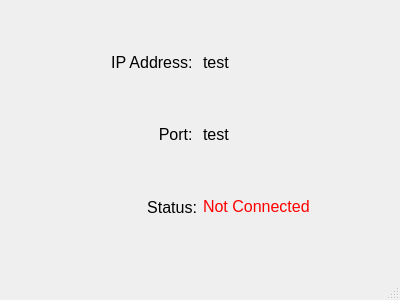
<?xml version="1.0" encoding="UTF-8"?>
<ui version="4.0">
 <class>MainWindow</class>
 <widget class="QMainWindow" name="MainWindow">
  <property name="geometry">
   <rect>
    <x>0</x>
    <y>0</y>
    <width>400</width>
    <height>300</height>
   </rect>
  </property>
  <property name="windowTitle">
   <string>MainWindow</string>
  </property>
  <widget class="QWidget" name="centralwidget">
   <widget class="QWidget" name="verticalLayoutWidget">
    <property name="geometry">
     <rect>
      <x>29</x>
      <y>29</y>
      <width>341</width>
      <height>211</height>
     </rect>
    </property>
    <layout class="QVBoxLayout" name="verticalLayout">
     <item>
      <layout class="QHBoxLayout" name="horizontalLayout">
       <item>
        <widget class="QLabel" name="ipLabel">
         <property name="font">
          <font>
           <pointsize>12</pointsize>
          </font>
         </property>
         <property name="text">
          <string>IP Address: </string>
         </property>
         <property name="alignment">
          <set>Qt::AlignRight|Qt::AlignTrailing|Qt::AlignVCenter</set>
         </property>
        </widget>
       </item>
       <item>
        <widget class="QLabel" name="ipValue">
         <property name="font">
          <font>
           <pointsize>12</pointsize>
          </font>
         </property>
         <property name="text">
          <string>test</string>
         </property>
        </widget>
       </item>
      </layout>
     </item>
     <item>
      <layout class="QHBoxLayout" name="horizontalLayout_3">
       <item>
        <widget class="QLabel" name="portLabel">
         <property name="font">
          <font>
           <pointsize>12</pointsize>
          </font>
         </property>
         <property name="text">
          <string>Port: </string>
         </property>
         <property name="alignment">
          <set>Qt::AlignRight|Qt::AlignTrailing|Qt::AlignVCenter</set>
         </property>
        </widget>
       </item>
       <item>
        <widget class="QLabel" name="portValue">
         <property name="font">
          <font>
           <pointsize>12</pointsize>
          </font>
         </property>
         <property name="text">
          <string>test</string>
         </property>
        </widget>
       </item>
      </layout>
     </item>
     <item>
      <layout class="QHBoxLayout" name="horizontalLayout_4">
       <item>
        <widget class="QLabel" name="statusLabel">
         <property name="font">
          <font>
           <pointsize>12</pointsize>
          </font>
         </property>
         <property name="text">
          <string>Status:</string>
         </property>
         <property name="alignment">
          <set>Qt::AlignRight|Qt::AlignTrailing|Qt::AlignVCenter</set>
         </property>
        </widget>
       </item>
       <item>
        <widget class="QLabel" name="statusValue">
         <property name="palette">
          <palette>
           <active>
            <colorrole role="WindowText">
             <brush brushstyle="SolidPattern">
              <color alpha="255">
               <red>0</red>
               <green>0</green>
               <blue>0</blue>
              </color>
             </brush>
            </colorrole>
            <colorrole role="Button">
             <brush brushstyle="SolidPattern">
              <color alpha="255">
               <red>255</red>
               <green>0</green>
               <blue>0</blue>
              </color>
             </brush>
            </colorrole>
            <colorrole role="Light">
             <brush brushstyle="SolidPattern">
              <color alpha="255">
               <red>255</red>
               <green>127</green>
               <blue>127</blue>
              </color>
             </brush>
            </colorrole>
            <colorrole role="Midlight">
             <brush brushstyle="SolidPattern">
              <color alpha="255">
               <red>255</red>
               <green>63</green>
               <blue>63</blue>
              </color>
             </brush>
            </colorrole>
            <colorrole role="Dark">
             <brush brushstyle="SolidPattern">
              <color alpha="255">
               <red>127</red>
               <green>0</green>
               <blue>0</blue>
              </color>
             </brush>
            </colorrole>
            <colorrole role="Mid">
             <brush brushstyle="SolidPattern">
              <color alpha="255">
               <red>170</red>
               <green>0</green>
               <blue>0</blue>
              </color>
             </brush>
            </colorrole>
            <colorrole role="Text">
             <brush brushstyle="SolidPattern">
              <color alpha="255">
               <red>0</red>
               <green>0</green>
               <blue>0</blue>
              </color>
             </brush>
            </colorrole>
            <colorrole role="BrightText">
             <brush brushstyle="SolidPattern">
              <color alpha="255">
               <red>255</red>
               <green>255</green>
               <blue>255</blue>
              </color>
             </brush>
            </colorrole>
            <colorrole role="ButtonText">
             <brush brushstyle="SolidPattern">
              <color alpha="255">
               <red>0</red>
               <green>0</green>
               <blue>0</blue>
              </color>
             </brush>
            </colorrole>
            <colorrole role="Base">
             <brush brushstyle="SolidPattern">
              <color alpha="255">
               <red>255</red>
               <green>255</green>
               <blue>255</blue>
              </color>
             </brush>
            </colorrole>
            <colorrole role="Window">
             <brush brushstyle="SolidPattern">
              <color alpha="255">
               <red>255</red>
               <green>0</green>
               <blue>0</blue>
              </color>
             </brush>
            </colorrole>
            <colorrole role="Shadow">
             <brush brushstyle="SolidPattern">
              <color alpha="255">
               <red>0</red>
               <green>0</green>
               <blue>0</blue>
              </color>
             </brush>
            </colorrole>
            <colorrole role="AlternateBase">
             <brush brushstyle="SolidPattern">
              <color alpha="255">
               <red>255</red>
               <green>127</green>
               <blue>127</blue>
              </color>
             </brush>
            </colorrole>
            <colorrole role="ToolTipBase">
             <brush brushstyle="SolidPattern">
              <color alpha="255">
               <red>255</red>
               <green>255</green>
               <blue>220</blue>
              </color>
             </brush>
            </colorrole>
            <colorrole role="ToolTipText">
             <brush brushstyle="SolidPattern">
              <color alpha="255">
               <red>0</red>
               <green>0</green>
               <blue>0</blue>
              </color>
             </brush>
            </colorrole>
            <colorrole role="PlaceholderText">
             <brush brushstyle="SolidPattern">
              <color alpha="128">
               <red>0</red>
               <green>0</green>
               <blue>0</blue>
              </color>
             </brush>
            </colorrole>
           </active>
           <inactive>
            <colorrole role="WindowText">
             <brush brushstyle="SolidPattern">
              <color alpha="255">
               <red>0</red>
               <green>0</green>
               <blue>0</blue>
              </color>
             </brush>
            </colorrole>
            <colorrole role="Button">
             <brush brushstyle="SolidPattern">
              <color alpha="255">
               <red>255</red>
               <green>0</green>
               <blue>0</blue>
              </color>
             </brush>
            </colorrole>
            <colorrole role="Light">
             <brush brushstyle="SolidPattern">
              <color alpha="255">
               <red>255</red>
               <green>127</green>
               <blue>127</blue>
              </color>
             </brush>
            </colorrole>
            <colorrole role="Midlight">
             <brush brushstyle="SolidPattern">
              <color alpha="255">
               <red>255</red>
               <green>63</green>
               <blue>63</blue>
              </color>
             </brush>
            </colorrole>
            <colorrole role="Dark">
             <brush brushstyle="SolidPattern">
              <color alpha="255">
               <red>127</red>
               <green>0</green>
               <blue>0</blue>
              </color>
             </brush>
            </colorrole>
            <colorrole role="Mid">
             <brush brushstyle="SolidPattern">
              <color alpha="255">
               <red>170</red>
               <green>0</green>
               <blue>0</blue>
              </color>
             </brush>
            </colorrole>
            <colorrole role="Text">
             <brush brushstyle="SolidPattern">
              <color alpha="255">
               <red>0</red>
               <green>0</green>
               <blue>0</blue>
              </color>
             </brush>
            </colorrole>
            <colorrole role="BrightText">
             <brush brushstyle="SolidPattern">
              <color alpha="255">
               <red>255</red>
               <green>255</green>
               <blue>255</blue>
              </color>
             </brush>
            </colorrole>
            <colorrole role="ButtonText">
             <brush brushstyle="SolidPattern">
              <color alpha="255">
               <red>0</red>
               <green>0</green>
               <blue>0</blue>
              </color>
             </brush>
            </colorrole>
            <colorrole role="Base">
             <brush brushstyle="SolidPattern">
              <color alpha="255">
               <red>255</red>
               <green>255</green>
               <blue>255</blue>
              </color>
             </brush>
            </colorrole>
            <colorrole role="Window">
             <brush brushstyle="SolidPattern">
              <color alpha="255">
               <red>255</red>
               <green>0</green>
               <blue>0</blue>
              </color>
             </brush>
            </colorrole>
            <colorrole role="Shadow">
             <brush brushstyle="SolidPattern">
              <color alpha="255">
               <red>0</red>
               <green>0</green>
               <blue>0</blue>
              </color>
             </brush>
            </colorrole>
            <colorrole role="AlternateBase">
             <brush brushstyle="SolidPattern">
              <color alpha="255">
               <red>255</red>
               <green>127</green>
               <blue>127</blue>
              </color>
             </brush>
            </colorrole>
            <colorrole role="ToolTipBase">
             <brush brushstyle="SolidPattern">
              <color alpha="255">
               <red>255</red>
               <green>255</green>
               <blue>220</blue>
              </color>
             </brush>
            </colorrole>
            <colorrole role="ToolTipText">
             <brush brushstyle="SolidPattern">
              <color alpha="255">
               <red>0</red>
               <green>0</green>
               <blue>0</blue>
              </color>
             </brush>
            </colorrole>
            <colorrole role="PlaceholderText">
             <brush brushstyle="SolidPattern">
              <color alpha="128">
               <red>0</red>
               <green>0</green>
               <blue>0</blue>
              </color>
             </brush>
            </colorrole>
           </inactive>
           <disabled>
            <colorrole role="WindowText">
             <brush brushstyle="SolidPattern">
              <color alpha="255">
               <red>127</red>
               <green>0</green>
               <blue>0</blue>
              </color>
             </brush>
            </colorrole>
            <colorrole role="Button">
             <brush brushstyle="SolidPattern">
              <color alpha="255">
               <red>255</red>
               <green>0</green>
               <blue>0</blue>
              </color>
             </brush>
            </colorrole>
            <colorrole role="Light">
             <brush brushstyle="SolidPattern">
              <color alpha="255">
               <red>255</red>
               <green>127</green>
               <blue>127</blue>
              </color>
             </brush>
            </colorrole>
            <colorrole role="Midlight">
             <brush brushstyle="SolidPattern">
              <color alpha="255">
               <red>255</red>
               <green>63</green>
               <blue>63</blue>
              </color>
             </brush>
            </colorrole>
            <colorrole role="Dark">
             <brush brushstyle="SolidPattern">
              <color alpha="255">
               <red>127</red>
               <green>0</green>
               <blue>0</blue>
              </color>
             </brush>
            </colorrole>
            <colorrole role="Mid">
             <brush brushstyle="SolidPattern">
              <color alpha="255">
               <red>170</red>
               <green>0</green>
               <blue>0</blue>
              </color>
             </brush>
            </colorrole>
            <colorrole role="Text">
             <brush brushstyle="SolidPattern">
              <color alpha="255">
               <red>127</red>
               <green>0</green>
               <blue>0</blue>
              </color>
             </brush>
            </colorrole>
            <colorrole role="BrightText">
             <brush brushstyle="SolidPattern">
              <color alpha="255">
               <red>255</red>
               <green>255</green>
               <blue>255</blue>
              </color>
             </brush>
            </colorrole>
            <colorrole role="ButtonText">
             <brush brushstyle="SolidPattern">
              <color alpha="255">
               <red>127</red>
               <green>0</green>
               <blue>0</blue>
              </color>
             </brush>
            </colorrole>
            <colorrole role="Base">
             <brush brushstyle="SolidPattern">
              <color alpha="255">
               <red>255</red>
               <green>0</green>
               <blue>0</blue>
              </color>
             </brush>
            </colorrole>
            <colorrole role="Window">
             <brush brushstyle="SolidPattern">
              <color alpha="255">
               <red>255</red>
               <green>0</green>
               <blue>0</blue>
              </color>
             </brush>
            </colorrole>
            <colorrole role="Shadow">
             <brush brushstyle="SolidPattern">
              <color alpha="255">
               <red>0</red>
               <green>0</green>
               <blue>0</blue>
              </color>
             </brush>
            </colorrole>
            <colorrole role="AlternateBase">
             <brush brushstyle="SolidPattern">
              <color alpha="255">
               <red>255</red>
               <green>0</green>
               <blue>0</blue>
              </color>
             </brush>
            </colorrole>
            <colorrole role="ToolTipBase">
             <brush brushstyle="SolidPattern">
              <color alpha="255">
               <red>255</red>
               <green>255</green>
               <blue>220</blue>
              </color>
             </brush>
            </colorrole>
            <colorrole role="ToolTipText">
             <brush brushstyle="SolidPattern">
              <color alpha="255">
               <red>0</red>
               <green>0</green>
               <blue>0</blue>
              </color>
             </brush>
            </colorrole>
            <colorrole role="PlaceholderText">
             <brush brushstyle="SolidPattern">
              <color alpha="128">
               <red>0</red>
               <green>0</green>
               <blue>0</blue>
              </color>
             </brush>
            </colorrole>
           </disabled>
          </palette>
         </property>
         <property name="font">
          <font>
           <pointsize>12</pointsize>
          </font>
         </property>
         <property name="text">
          <string>&lt;html&gt;&lt;head/&gt;&lt;body&gt;&lt;p&gt;&lt;span style=&quot; color:#ff0000;&quot;&gt;Not Connected&lt;/span&gt;&lt;/p&gt;&lt;/body&gt;&lt;/html&gt;</string>
         </property>
        </widget>
       </item>
      </layout>
     </item>
    </layout>
   </widget>
  </widget>
  <widget class="QMenuBar" name="menubar">
   <property name="geometry">
    <rect>
     <x>0</x>
     <y>0</y>
     <width>400</width>
     <height>21</height>
    </rect>
   </property>
  </widget>
  <widget class="QStatusBar" name="statusbar"/>
 </widget>
 <resources/>
 <connections/>
</ui>
